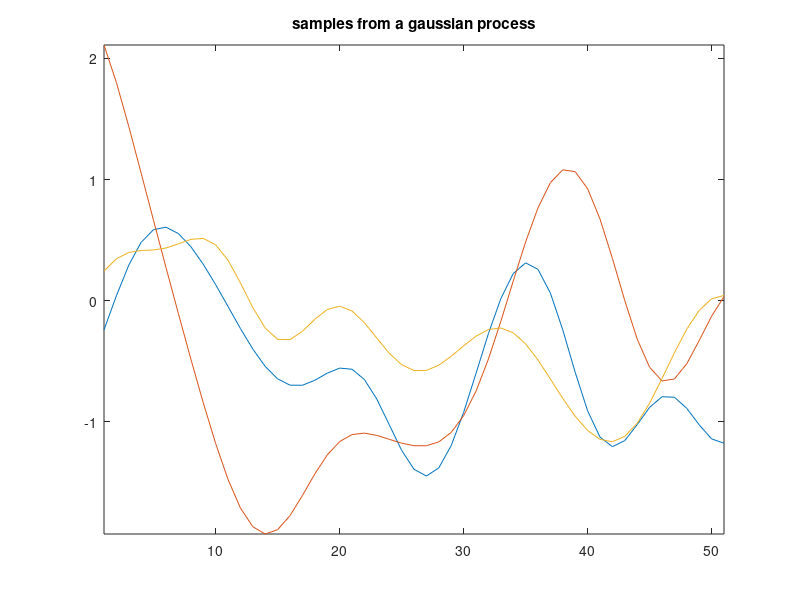
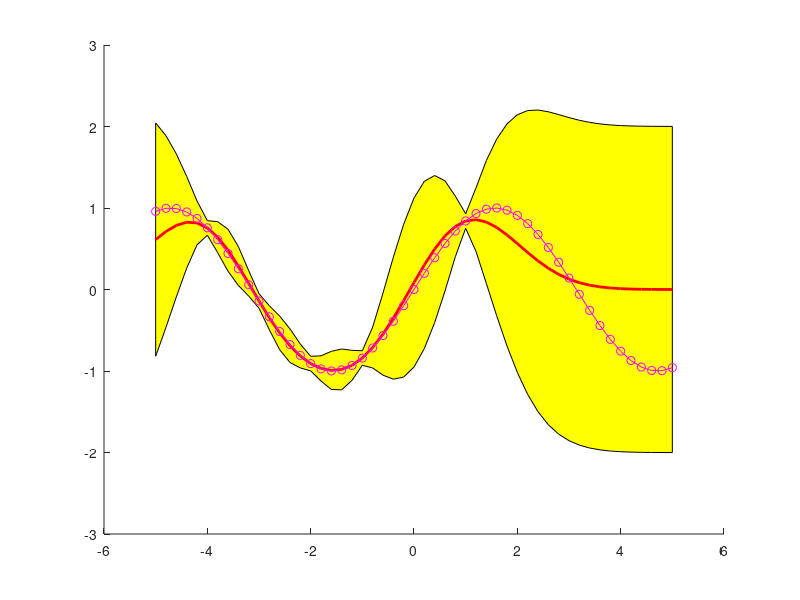
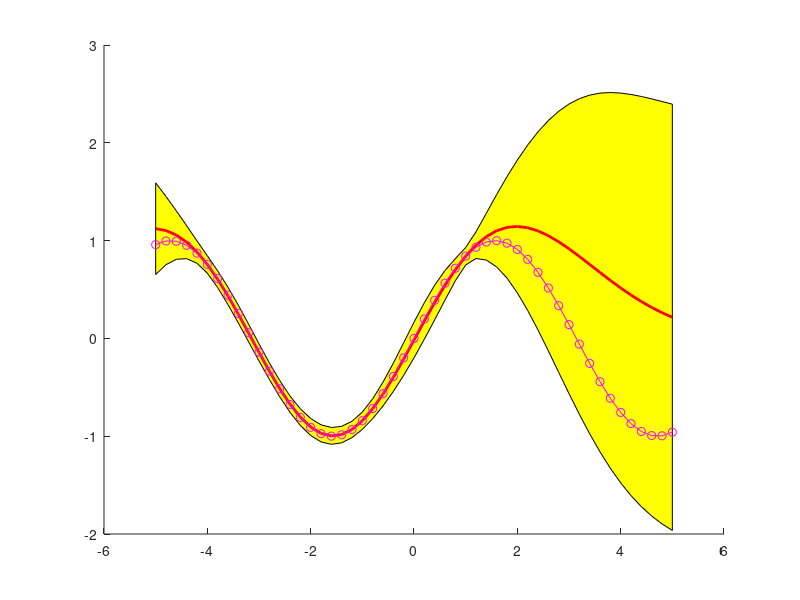

Write the MATLAB code that produced these figures, in order.
%% simple implementation of Gaussian Process (GP) regression

% Gaussian kernel
kernel = @(x1,x2,l,sigma_f) sigma_f^2 * exp( -0.5 * l^2 * ( (sum(x1.^2,2)) + (sum(x2.^2,2)).' - 2*x1*(x2.') ) );

x = (-5:0.2:5)';
mu = zeros(size(x));
cov = kernel(x,x,1,1);

samples = mvnrnd(mu,cov,3);

figure();
plot(samples');
title('samples from a gaussian process');
axis('tight');

%% GP with default hyperparameters

x_train = [-4 -3 -2 -1 1]';
y_train = sin(x_train);

sigma_y = 1e-3;
K = kernel(x_train, x_train, 1, 1) + sigma_y * eye(length(x_train));
K_s = kernel(x_train, x, 1, 1);
K_ss = kernel(x, x, 1, 1) + sigma_y * eye(length(x));

K_inv = inv(K);
mu_s = K_s' * K_inv * y_train;
cov_s = K_ss - K_s' * K_inv * K_s;

lb = mu_s - 2*sqrt( diag(cov_s) );
ub = mu_s + 2*sqrt( diag(cov_s) );

figure();
hold on;
fill( [x; flipud(x)], [lb; flipud(ub)], 'y' );
plot( x, mu_s, '-r', 'linewidth', 2 );
plot( x, sin(x), '-om' );

%% hyperparameter optimization via negative log likelihood

Ker = @(params) kernel( x_train, x_train, params(1), params(2)) + sigma_y * eye(length(x_train));
nll = @(params) 0.5 * log(det(Ker(params))) + 0.5*y_train.' * inv(Ker(params)) * y_train + 0.5*length(x_train) * log(2*pi);

params_opt = fmincon( nll, [1 1] );

%% GP with optimized hyperparameters

K = kernel(x_train, x_train, params_opt(1), params_opt(2)) + sigma_y * eye(length(x_train));
K_s = kernel(x_train, x, params_opt(1), params_opt(2));
K_ss = kernel(x, x, params_opt(1), params_opt(2)) + sigma_y * eye(length(x));

K_inv = inv(K);
mu_s = K_s' * K_inv * y_train;
cov_s = K_ss - K_s' * K_inv * K_s;

lb = mu_s - 2*sqrt( diag(cov_s) );
ub = mu_s + 2*sqrt( diag(cov_s) );

figure();
hold on;
fill( [x; flipud(x)], [lb; flipud(ub)], 'y' );
plot( x, mu_s, '-r', 'linewidth', 2 );
plot( x, sin(x), '-om' );

